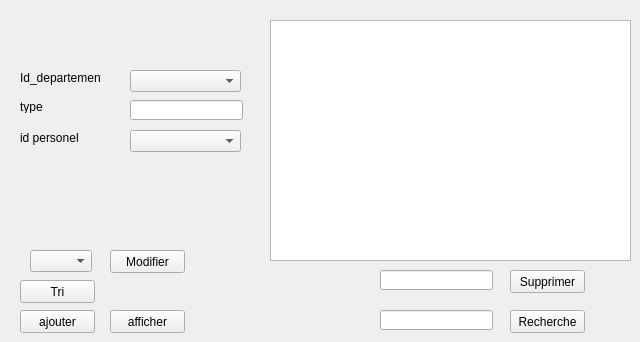
      <widget class="QWidget" name="tab_5">
       <attribute name="title">
        <string>Tournoi</string>
       </attribute>
       <widget class="QLineEdit" name="t3">
        <property name="geometry">
         <rect>
          <x>130</x>
          <y>100</y>
          <width>113</width>
          <height>20</height>
         </rect>
        </property>
       </widget>
       <widget class="QTableView" name="tableView_13">
        <property name="geometry">
         <rect>
          <x>270</x>
          <y>20</y>
          <width>361</width>
          <height>241</height>
         </rect>
        </property>
       </widget>
       <widget class="QPushButton" name="pushButton_37">
        <property name="geometry">
         <rect>
          <x>510</x>
          <y>310</y>
          <width>75</width>
          <height>23</height>
         </rect>
        </property>
        <property name="text">
         <string>Recherche</string>
        </property>
       </widget>
       <widget class="QPushButton" name="pushButton_38">
        <property name="geometry">
         <rect>
          <x>20</x>
          <y>310</y>
          <width>75</width>
          <height>23</height>
         </rect>
        </property>
        <property name="text">
         <string>ajouter</string>
        </property>
       </widget>
       <widget class="QPushButton" name="pushButton_39">
        <property name="geometry">
         <rect>
          <x>20</x>
          <y>280</y>
          <width>75</width>
          <height>23</height>
         </rect>
        </property>
        <property name="text">
         <string>Tri</string>
        </property>
       </widget>
       <widget class="QLabel" name="label_42">
        <property name="geometry">
         <rect>
          <x>20</x>
          <y>100</y>
          <width>47</width>
          <height>13</height>
         </rect>
        </property>
        <property name="text">
         <string>type</string>
        </property>
       </widget>
       <widget class="QLineEdit" name="t6">
        <property name="geometry">
         <rect>
          <x>380</x>
          <y>310</y>
          <width>113</width>
          <height>20</height>
         </rect>
        </property>
       </widget>
       <widget class="QLineEdit" name="t5">
        <property name="geometry">
         <rect>
          <x>380</x>
          <y>270</y>
          <width>113</width>
          <height>20</height>
         </rect>
        </property>
       </widget>
       <widget class="QPushButton" name="modifier_personnel_3">
        <property name="geometry">
         <rect>
          <x>110</x>
          <y>250</y>
          <width>75</width>
          <height>23</height>
         </rect>
        </property>
        <property name="text">
         <string>Modifier</string>
        </property>
       </widget>
       <widget class="QLabel" name="label_64">
        <property name="geometry">
         <rect>
          <x>20</x>
          <y>130</y>
          <width>61</width>
          <height>16</height>
         </rect>
        </property>
        <property name="text">
         <string>id personel</string>
        </property>
       </widget>
       <widget class="QPushButton" name="pushButton_40">
        <property name="geometry">
         <rect>
          <x>110</x>
          <y>310</y>
          <width>75</width>
          <height>23</height>
         </rect>
        </property>
        <property name="text">
         <string>afficher</string>
        </property>
       </widget>
       <widget class="QLabel" name="label_65">
        <property name="geometry">
         <rect>
          <x>20</x>
          <y>70</y>
          <width>81</width>
          <height>16</height>
         </rect>
        </property>
        <property name="text">
         <string>Id_departement</string>
        </property>
       </widget>
       <widget class="QPushButton" name="delete_personnel_3">
        <property name="geometry">
         <rect>
          <x>510</x>
          <y>270</y>
          <width>75</width>
          <height>23</height>
         </rect>
        </property>
        <property name="text">
         <string>Supprimer</string>
        </property>
       </widget>
       <widget class="QComboBox" name="comboBox_7">
        <property name="geometry">
         <rect>
          <x>130</x>
          <y>70</y>
          <width>111</width>
          <height>22</height>
         </rect>
        </property>
       </widget>
       <widget class="QComboBox" name="comboBox_8">
        <property name="geometry">
         <rect>
          <x>130</x>
          <y>130</y>
          <width>111</width>
          <height>22</height>
         </rect>
        </property>
       </widget>
       <widget class="QComboBox" name="comboBox_9">
        <property name="geometry">
         <rect>
          <x>30</x>
          <y>250</y>
          <width>62</width>
          <height>22</height>
         </rect>
        </property>
       </widget>
      </widget>
